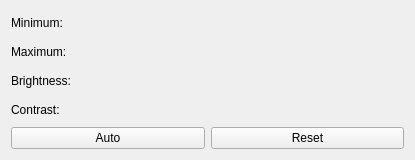
<?xml version="1.0" encoding="UTF-8"?>
<ui version="4.0">
 <class>BrightnessContrastWidget</class>
 <widget class="QWidget" name="BrightnessContrastWidget">
  <property name="geometry">
   <rect>
    <x>0</x>
    <y>0</y>
    <width>415</width>
    <height>160</height>
   </rect>
  </property>
  <property name="windowTitle">
   <string>Form</string>
  </property>
  <layout class="QGridLayout" name="gridLayout">
   <item row="1" column="0">
    <widget class="QLabel" name="maximumLabel">
     <property name="text">
      <string>Maximum:</string>
     </property>
    </widget>
   </item>
   <item row="0" column="0">
    <widget class="QLabel" name="minimumLabel">
     <property name="text">
      <string>Minimum:</string>
     </property>
    </widget>
   </item>
   <item row="2" column="1">
    <widget class="tomviz::DoubleSliderWidget" name="brightness" native="true"/>
   </item>
   <item row="1" column="1">
    <widget class="tomviz::DoubleSliderWidget" name="maximum" native="true"/>
   </item>
   <item row="3" column="0">
    <widget class="QLabel" name="contrastLabel">
     <property name="text">
      <string>Contrast:</string>
     </property>
    </widget>
   </item>
   <item row="3" column="1">
    <widget class="tomviz::DoubleSliderWidget" name="contrast" native="true"/>
   </item>
   <item row="2" column="0">
    <widget class="QLabel" name="brightnessLabel">
     <property name="text">
      <string>Brightness:</string>
     </property>
    </widget>
   </item>
   <item row="0" column="1">
    <widget class="tomviz::DoubleSliderWidget" name="minimum" native="true"/>
   </item>
   <item row="4" column="0">
    <widget class="QPushButton" name="autoButton">
     <property name="text">
      <string>Auto</string>
     </property>
    </widget>
   </item>
   <item row="4" column="1">
    <widget class="QPushButton" name="resetButton">
     <property name="text">
      <string>Reset</string>
     </property>
    </widget>
   </item>
  </layout>
 </widget>
 <customwidgets>
  <customwidget>
   <class>tomviz::DoubleSliderWidget</class>
   <extends>QWidget</extends>
   <header>DoubleSliderWidget.h</header>
   <container>1</container>
  </customwidget>
 </customwidgets>
 <resources/>
 <connections/>
</ui>
